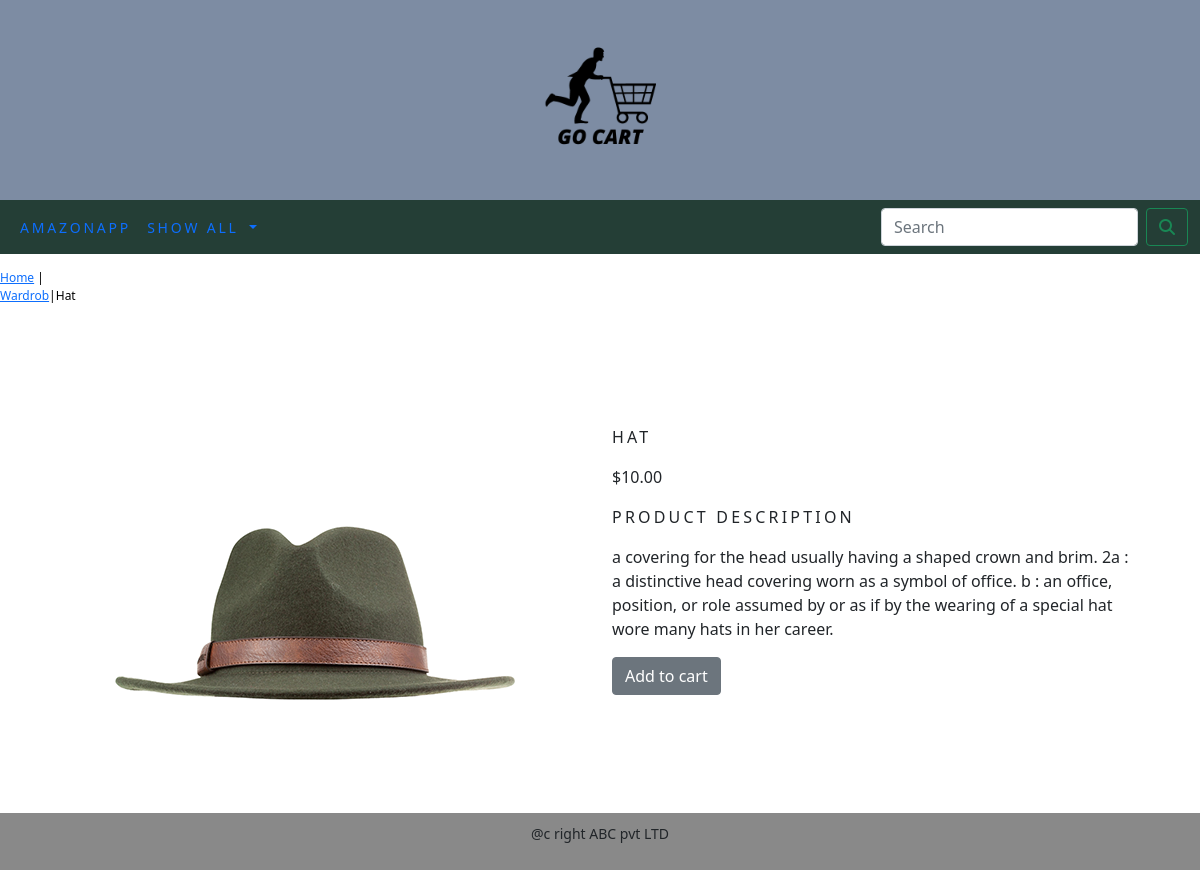
/shop/wardrob/hat/, run on the app's committed database.
### amazonapp/models.py (models this page shows, shortened)
class Product(models.Model):
    name=models.CharField(max_length=250)
    slug=models.SlugField(max_length=250,unique=True)
    description=models.TextField(blank=True)
    price=models.DecimalField(max_digits=10,decimal_places=2)
    category=models.ForeignKey(Category,on_delete=models.CASCADE)
    image = models.ImageField(upload_to='productgallery', blank=True)
    stock=models.IntegerField()
    available=models.BooleanField(default=True)
    created=models.DateTimeField(auto_now_add=True)
    updated=models.DateTimeField(auto_now=True)
    class Meta:
        ordering=('name',)
        verbose_name='product'
        verbose_name_plural='products'

class Category(models.Model):
    name=models.CharField(max_length=250,unique=True)
    slug=models.SlugField(max_length=250,unique=True)
    description=models.TextField(blank=True)
    image=models.ImageField(upload_to='categorygallery',blank=True)
    class Meta:
        ordering=('name',)
        verbose_name='category'
        verbose_name_plural='categories'
    def get_url(self):
        return reverse('amazonapp:products_by_category',args=[self.slug])
    def __str__(self):
        return '{}'.format(self.name)

### amazonapp/views.py (the view)
# urls.py: path('<slug:c_slug>/<slug:product_slug>/',views.proDetail,name='proCatdetail')
def proDetail(request,c_slug,product_slug):
    try:
        product=Product.objects.get(category__slug=c_slug,slug=product_slug)
    except Exception as e:
        raise e
    return render(request,'product.html',{'product':product})

### amazonapp/context_processors.py (called while the page is built)
def menu_links(request):
    links=Category.objects.all()
    return dict(links=links)

### cartapp/context_processors.py (called while the page is built)
def counter(request):
    item_count=0
    if 'admin' in request.path:
        return {}
    else:
        try:
            cart=Cart.objects.filter(cart_id=_cart_id(request))
            cart_items=Cartitem.objects.all().filter(cart=cart[:1])
            for cart_item in cart_items:
                item_count += cart_item.quantity
        except Cart.DoesNotExist:
            item_count = 0
    return dict(item_count=item_count)

### cartapp/views.py (called while the page is built)
def _cart_id(request):
    cart=request.session.session_key
    if not cart:
        cart=request.session.create()
    return cart

### templates/product.html (shortened to what this page needs)
{% extends 'base.html' %}
{% load static %}
{% block body %}
<div class="row my_product_row_class">
    <div class="mx_auto">
        <p>
            <a href="{% url 'amazonapp:allproductcat' %}">Home</a> | <a href="{{product.category.get_url}}">{{product.category}}</a>|{{product.name}}
        </p>
    </div>
</div>
<div class="container">
<br>
    <div class="row">
        <div class=" col-12 col-sm-12 col-md-12 col-lg-6 text-center">
            <div class="min-width:18rem">
                <img  src="{{product.image.url}}" alt="{{product.name}}">
            </div>
        </div>
            <div class="col-12 col-sm-12 col-md-12 col-lg-6">
                <div>
                <h1 class="my_product_title">{{product.name}}</h1>
                <p>${{product.price}}</p>
                <p class="my_title">Product Description</p>
                <p class="text-justify my_prod_text">{{product.description}}</p>
                {% if product.stock <= 0 %}
                <p class="text-justify my_prod_text"><b>Out of stock</b></p>
                {% else %}
                <a class="btn btn-secondary" href="{% url 'cart:add_cart' product.id %}">Add to cart</a>
                {% endif %}
                </div>
            </div>
    </div>
</div>
{% endblock %}

### static/css/custom.css (style rules this page uses)
.my_title { font-size:16px; text-transform:uppercase; letter-spacing:.2em; }
.my_product_row_class { padding-top:15px; padding-bottom:20px; }
.my_product_row_class .mx_auto { width:100px; height:100px; color:#000; font-size:12px; text-decoration:none; }
.my_product_title { font-size:16px; text-transform:uppercase; letter-spacing:.2em; padding-top:15px; padding-bottom:10px; }
.my_prod_text { padding-right:20px; }

### data on the page
Product: category "Wardrob", name "Hat", image (picture), name "HAT", price "10.00", description "a covering for the head usually having a shaped crown and brim. 2a : a distinctive head covering worn as a symbol of office. b : an office, position, or role assumed by or as if by the wearing of a special hat wore many hats in her career."
